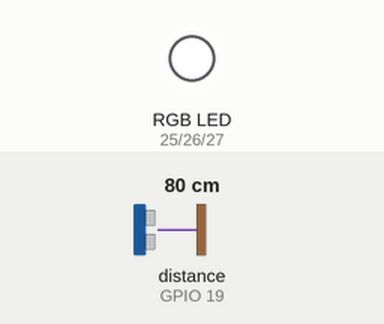
A sketch run on a simulated ESP32. Parts: an RGB LED mixed from three pins (HIGH = lit). The test bench sets the inputs (shaded band); at power-on: distance to the obstacle (sensor on GPIO 19) 80 cm. The echo pulse lasts 58.3 µs per cm; WiFi joins after 1.5 s; servers stay silent unless stated; no MQTT or app messages arrive unless stated; pins used as bus, display or sensor lines are not drawn; what the sketch prints to the serial monitor is not drawn.

Above: at 2.7 s.
2.8 s: distance to the obstacle (sensor on GPIO 19) set to 18 cm
7.2 s: distance to the obstacle (sensor on GPIO 19) set to 14 cm
8.7 s: distance to the obstacle (sensor on GPIO 19) set to 7 cm
At 12.3 s:
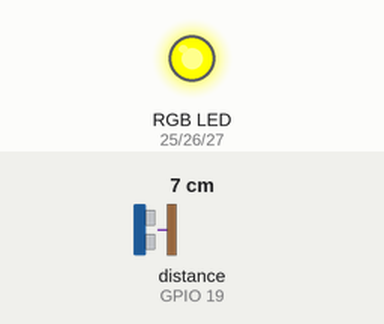
13.1 s: distance to the obstacle (sensor on GPIO 19) set to 4 cm
16.1 s: distance to the obstacle (sensor on GPIO 19) set to 35 cm
At 18.7 s:
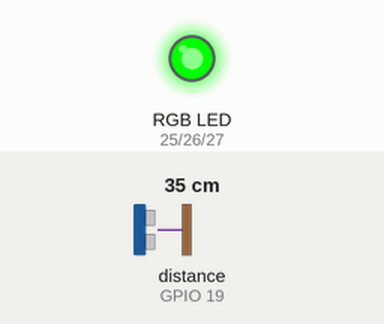
Timing chart, 0 to 20.2 s (numbered marks = the images above; inputs shaded):
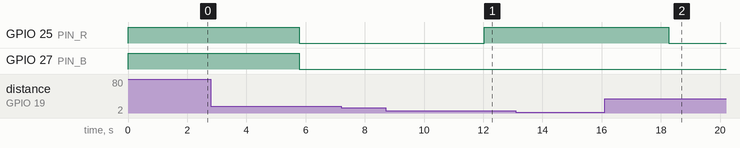

The sketch:

SensorUltrasonicoParte2.ino
```cpp
#include <WiFi.h>
#include "Adafruit_MQTT.h"
#include "Adafruit_MQTT_Client.h"

// ---------------------- CONFIGURACIÓN WI-FI ----------------------
#define WLAN_SSID   "iPhone"
#define WLAN_PASS   "Simpnamjoo"

// ---------------------- CONFIGURACIÓN ADAFRUIT IO ----------------------
#define AIO_SERVER      "io.adafruit.com"
#define AIO_SERVERPORT  1883
#define AIO_USERNAME    "michiis"
#define AIO_KEY         "aio_tWwn998LaMuSk1ui89DnhtbmpLbp"           //(no la subas a repositorio)

// ---------------------- PINES ----------------------
#define TRIG_PIN  18
#define ECHO_PIN  19
#define PIN_R     25
#define PIN_G     26
#define PIN_B     27

// ---------------------- AJUSTES ----------------------
#define RGB_ANODO_COMUN  false
#define PWM_FREQ         5000
#define PWM_RES          8
#define INTERVALO_PUBLICAR_MS 5000  // Adafruit gratis limita los datos por minuto: no bajar de 4-5 s
#define DIST_CERCA_CM    5
#define DIST_MEDIA_CM    15

// ---------------------- CLIENTE MQTT Y FEED ----------------------
WiFiClient client;
Adafruit_MQTT_Client mqtt(&client, AIO_SERVER, AIO_SERVERPORT, AIO_USERNAME, AIO_KEY);

// Publicar
Adafruit_MQTT_Publish feedDistancia = Adafruit_MQTT_Publish(&mqtt, AIO_USERNAME "/feeds/distancia");
Adafruit_MQTT_Subscribe feedApagar = Adafruit_MQTT_Subscribe(&mqtt, AIO_USERNAME "/feeds/apagar");

// ---------------------- ESTADO ----------------------
float ultimaDistancia = -1;             // última lectura válida (cm)
unsigned long ultimoPublicar = 0;
unsigned long ultimoPing = 0;
bool estadoLED = true;

// ---------------------- PROTOTIPOS ----------------------
void conectarWiFi();
void conectarMQTT();
float leerDistanciaCm();
float distanciaPromedio(int muestras);
void escribirRGB(uint8_t r, uint8_t g, uint8_t b);
void actualizarLED();

// =====================================================================
void setup() {
  Serial.begin(115200);
  delay(10);

  pinMode(TRIG_PIN,OUTPUT);
  pinMode(ECHO_PIN,INPUT);

  ledcAttach(PIN_R, PWM_FREQ, PWM_RES);
  ledcAttach(PIN_G, PWM_FREQ, PWM_RES);
  ledcAttach(PIN_B, PWM_FREQ, PWM_RES);

  escribirRGB(255, 255, 255);
  mqtt.subscribe(&feedApagar);

  conectarWiFi();
}

// =====================================================================
void loop() {
  conectarMQTT();   // mantiene la conexión con Adafruit (reconecta si se cae)

  Adafruit_MQTT_Subscribe *subscription;
  while((subscription = mqtt.readSubscription(2000))){
    if(subscription == &feedApagar){
      String order = (char *)feedApagar.lastread;
      estadoLED = (order == "ON" || order == "1");
      actualizarLED();
    }
  }

  // Leer el ultrasónico y publicar cada cierto tiempo
  if (millis() - ultimoPublicar >= INTERVALO_PUBLICAR_MS) {
    ultimoPublicar = millis();

    float d = distanciaPromedio(5);
    if (d > 0) {
      ultimaDistancia = d;
      Serial.print("Distancia: "); Serial.print(d, 1); Serial.println(" cm");

      if (!feedDistancia.publish(d)) {
        Serial.println("Error al publicar la distancia");
      }
    } else {
      Serial.println("Lectura fuera de rango o sin eco");
    }

    actualizarLED();   // el color depende de la última distancia leída
  }

  // Mantener viva la conexión MQTT
  if (millis() - ultimoPing >= 30000) {
    ultimoPing = millis();
    mqtt.ping();
  }
}

// =====================================================================
//  ULTRASÓNICO HC-SR04
// =====================================================================
float leerDistanciaCm() {
  digitalWrite(TRIG_PIN, LOW);
  delayMicroseconds(2);
  digitalWrite(TRIG_PIN, HIGH);
  delayMicroseconds(10);
  digitalWrite(TRIG_PIN, LOW);

  long duracion = pulseIn(ECHO_PIN,HIGH, 30000);
  if (duracion == 0) return -1;   // no hubo eco

  float distancia = (0.0343 * duracion)/2;

  // Rango útil del sensor: 2 a 100 cm
  if (distancia < 2 || distancia > 100) return -1;
  return distancia;
}

// Promedia varias lecturas para reducir el ruido
float distanciaPromedio(int muestras) {
  float suma = 0;
  int validas = 0;
  for (int i = 0; i < muestras; i++) {
    float d = leerDistanciaCm();
    if (d > 0) { suma += d; validas++; }
    delay(40);   // espera entre mediciones para que no se mezclen los ecos
  }
  return (validas > 0) ? suma / validas : -1;
}

// =====================================================================
//  LED RGB
// =====================================================================
void escribirRGB(uint8_t r, uint8_t g, uint8_t b) {
  if (RGB_ANODO_COMUN) {
    r = 255 - r;  g = 255 - g;  b = 255 - b;
  }
  ledcWrite(PIN_R, r);
  ledcWrite(PIN_G, g);
  ledcWrite(PIN_B, b);
}

// El color debe cambiar solo según la última distancia leída.
void actualizarLED() {
  if (!estadoLED) {
    escribirRGB(0, 0, 0);
    return;
  }
  if (ultimaDistancia <= 0) {
    escribirRGB(255, 255, 255);
    return;
  }

  if (ultimaDistancia > DIST_MEDIA_CM) {
    escribirRGB(0,255,0);
  } else if (ultimaDistancia > DIST_CERCA_CM) {
    escribirRGB(255,255,0);
  } else {
    escribirRGB(255,0,0);
  }
}

// =====================================================================
//  CONEXIONES
// =====================================================================
void conectarWiFi() {
  Serial.print("Conectando a "); Serial.println(WLAN_SSID);
  WiFi.begin(WLAN_SSID, WLAN_PASS);
  while (WiFi.status() != WL_CONNECTED) {
    delay(500);
    Serial.print(".");
  }
  Serial.println();
  Serial.print("WiFi conectado. IP: "); Serial.println(WiFi.localIP());
}

void conectarMQTT() {
  if (mqtt.connected()) return;

  Serial.print("Conectando a Adafruit IO... ");
  int8_t ret;
  uint8_t intentos = 3;
  while ((ret = mqtt.connect()) != 0) {
    Serial.println(mqtt.connectErrorString(ret));
    Serial.println("Reintentando en 5 segundos...");
    mqtt.disconnect();
    delay(5000);
    if (--intentos == 0) {
      Serial.println("No se pudo conectar. Reiniciando la ESP32...");
      ESP.restart();
    }
  }
  Serial.println("¡Conectado a Adafruit IO!");
}
```

Measured:
- after the input at 7.2 s, every drawn part: stays the same
- after the input at 13.1 s, every drawn part: stays the same
- after the input at 16.1 s, GPIO 25 (PIN_R): HIGH → LOW after 2.2 s; GPIO 26 (PIN_G): stays HIGH (without the input it goes to LOW after 2.2 s)
